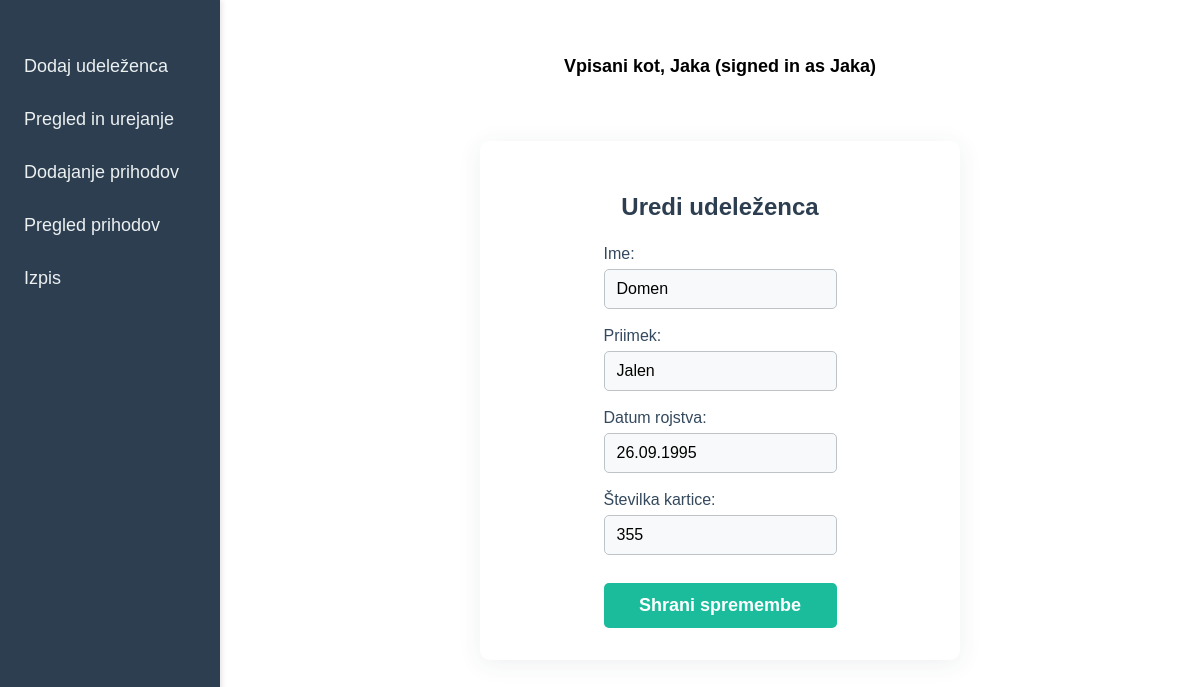
The page /attendees/edit/1/ (signed in) on the database its author committed.
### accounts/models.py (models this page shows, shortened)
class CustomUser(AbstractBaseUser, PermissionsMixin):
    email = models.EmailField(unique=True)  # E-pošta kot uporabniško ime
    first_name = models.CharField(max_length=30, blank=True)  # Ime
    last_name = models.CharField(max_length=30, blank=True)   # Priimek
    is_active = models.BooleanField(default=True)             # Aktivnost
    is_staff = models.BooleanField(default=False)             # Pravice osebja
    objects = CustomUserManager()  # Upravljalec
    USERNAME_FIELD = 'email'       # Polje za prijavo
    REQUIRED_FIELDS = []

### attendees/models.py (models this page shows, shortened)
class Attendee(models.Model):
    first_name = models.CharField(max_length=100)  # Ime
    last_name = models.CharField(max_length=100)   # Priimek
    birth_date = models.DateField()                # Datum rojstva
    card_number = models.CharField(max_length=50, unique=True)  # Številka kartice
    created_at = models.DateTimeField(auto_now_add=True)        # Datum vnosa

### konferenca/views.py (the view)
# urls.py: path('attendees/edit/<int:pk>/', attendee_edit, name='attendee_edit'),
def attendee_edit(request, pk):
    attendee = Attendee.objects.get(pk=pk)
    if request.method == 'POST':
        post_data = request.POST.copy()
        birth_date_str = post_data.get('birth_date')
        if birth_date_str:
            try:
                birth_date = datetime.datetime.strptime(birth_date_str, "%d.%m.%Y").date()
                post_data['birth_date'] = birth_date
            except ValueError:
                messages.error(request, "Datum rojstva ni veljaven. Uporabite obliko DD.MM.YYYY.")
        form = AttendeeForm(post_data, instance=attendee)
        if form.is_valid():
            changed_fields = []
            for field in form.changed_data:
                changed_fields.append(field)
            attendee = form.save()
            from attendees.models import AttendeeChange
            from django.forms.models import model_to_dict
            AttendeeChange.objects.create(
                attendee=attendee,
                action='edit',
                user=request.user if request.user.is_authenticated else None,
                data_snapshot=serialize_for_json(model_to_dict(attendee)),
                changed_fields=changed_fields if changed_fields else None
            )
            messages.success(request, "Udeleženec uspešno posodobljen.")
            return redirect('attendee_list')
        else:
            if 'birth_date' in form.errors:
                messages.error(request, "Datum rojstva ni veljaven.")
    else:
        form = AttendeeForm(instance=attendee)
    return render(request, 'attendee_edit.html', {'form': form, 'attendee': attendee})

### attendees/forms.py
class AttendeeForm(forms.ModelForm):
    class Meta:
        model = Attendee
        fields = ['first_name', 'last_name', 'birth_date', 'card_number']

### konferenca/templates/attendee_edit.html (shortened to what this page needs)
{% extends "base.html" %}
{% block content %}
<div class="form-container">
  <h2>Uredi udeleženca</h2>
  <form method="post">
    <label>Ime:
      <input type="text" name="first_name" value="{{ attendee.first_name }}" required>
    </label>
    <label>Priimek:
      <input type="text" name="last_name" value="{{ attendee.last_name }}" required>
    </label>
    <label>Datum rojstva:
      <input type="text" name="birth_date" value="{{ attendee.birth_date|date:'d.m.Y' }}" placeholder="DD.MM.YYYY" pattern="\d{2}\.\d{2}\.\d{4}" required>
    </label>
    <label>Številka kartice:
      <input type="text" name="card_number" value="{{ attendee.card_number }}" required>
    </label>
    <button type="submit">Shrani spremembe</button>
  </form>
</div>
{% endblock %}

### konferenca/templates/base.html (shortened to what this page needs)
{% load static %}
<!doctype html>
<html lang="en">
<head>
 <link rel="stylesheet" href="{% static 'styles.css' %}">
</head>
<body>
<div class="sidebar">
  <a href="{% url 'attendee_add' %}" class="{% if request.resolver_match.url_name == 'attendee_add' %}active{% endif %}">Dodaj udeleženca</a>
  <a href="{% url 'attendee_list' %}" class="{% if request.resolver_match.url_name == 'attendee_list' %}active{% endif %}">Pregled in urejanje</a>
  <a href="{% url 'arrival_add' %}" class="{% if request.resolver_match.url_name == 'arrival_add' %}active{% endif %}">Dodajanje prihodov</a>
  <a href="{% url 'arrival_list' %}" class="{% if request.resolver_match.url_name == 'arrival_list' %}active{% endif %}">Pregled prihodov</a>
    <a href="{% url 'logout' %}">Izpis</a>
</div>
<div class="main-content">
  <div class="user-info" style="margin-top: 16px; margin-bottom: 24px; font-size: 18px; font-weight: bold; text-align: center;">
    Vpisani kot, {{ request.user.first_name|default:request.user.email }} (signed in as {{ request.user.first_name|default:request.user.email }})
  </div>
  {% block content %}{% endblock %}
</div>
</body>
</html>

### konferenca/static/styles.css (style rules this page uses)
.sidebar { position: fixed; left: 0; top: 0; width: 220px; height: 100%; background-color: #2c3e50; padding-top: 40px; box-shadow: 2px 0 5px rgba(0,0,0,0.1); display: flex; flex-direction: column; justify-content: flex-start; }
body { margin: 0; font-family: Arial, sans-serif; }
.sidebar { position: fixed; left: 0; top: 0; width: 220px; height: 100%; background-color: #2c3e50; padding-top: 40px; box-shadow: 2px 0 5px rgba(0,0,0,0.1); }
.sidebar a { display: block; color: #ecf0f1; padding: 16px 24px; text-decoration: none; font-size: 18px; transition: background 0.2s; }
.main-content { margin-left: 240px; padding: 40px 24px; min-height: 100vh; display: flex; flex-direction: column; align-items: center; box-sizing: border-box; }
.form-container { background: #fff; border-radius: 10px; box-shadow: 0 4px 24px rgba(44, 62, 80, 0.08); padding: 32px 40px; margin: 40px auto; max-width: 400px; width: 100%; display: flex; flex-direction: column; align-items: center; }
.form-container h2 { margin-bottom: 24px; color: #2c3e50; }
.form-container label { width: 100%; display: flex; flex-direction: column; margin-bottom: 18px; font-size: 16px; color: #34495e; }
.form-container input[type="text"], .form-container input[type="date"] { margin-top: 6px; padding: 10px 12px; border: 1px solid #bdc3c7; border-radius: 5px; font-size: 16px; background: #f8f9fa; transition: border 0.2s; }
.form-container button[type="submit"] { margin-top: 10px; padding: 12px 0; width: 100%; background: #1abc9c; color: #fff; border: none; border-radius: 5px; font-size: 18px; font-weight: bold; cursor: pointer; transition: background 0.2s; }
.filter-btn, .form-container button[type="submit"] { margin-top: 10px; padding: 12px 0; width: 100%; background: #1abc9c; color: #fff; border: none; border-radius: 5px; font-size: 18px; font-weight: bold; cursor: pointer; text-align: center; text-decoration: none; display: inline-block; transition: background 0.2s; }

### rows shown on the page
CustomUser: user.first_name "Jaka"
Attendee: first_name "Domen", last_name "Jalen", birth_date "26.09.1995", card_number "355"
